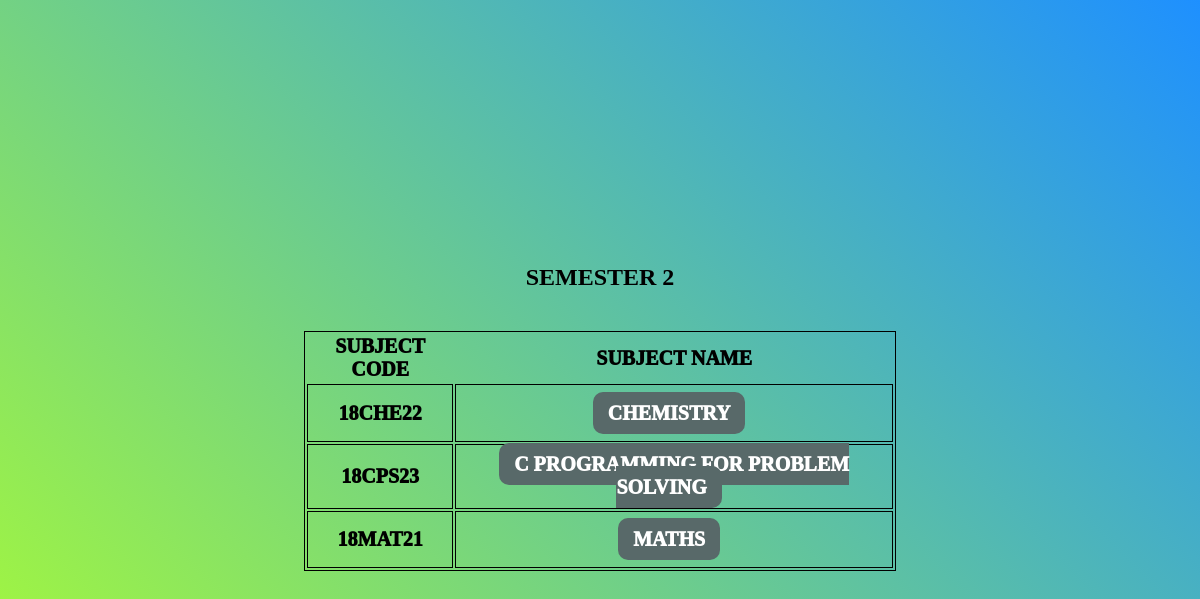
The app's page /Learning/SEM 1.php?no=2 with its own data.
### tables this page shows
CREATE TABLE `subjects` (
  `scode` varchar(12) NOT NULL,
  `sname` varchar(100) NOT NULL,
  `sem` int(11) NOT NULL
);

### Learning/SEM 1.php (the view, shortened to what this page needs)
<?php
require_once 'dbconnect.php';
$no = $_GET['no'];
$selectQuery = "select  *  from subjects where sem=$no";
$squery = mysqli_query($conn, $selectQuery);
 ?>
<!DOCTYPE html>
<html>
   <head><link rel="stylesheet" href="style.css"></head>
<body>
   <h2> SEMESTER <?php echo $no;?></h2>
   <table style="width: 50%" align="center">
      <tr>
         <th>SUBJECT CODE</th>
         <th>SUBJECT NAME</th>
      </tr>
      <?php
			 while (($result = mysqli_fetch_assoc($squery))) {
			 ?>
      <tr>
         <td align="center"><?php echo $result['scode'];?></td>
         <td align="center"><a href="dash.php?no=<?php echo $result['scode'];?>"><?php echo $result['sname'];?></a></td>
      </tr>
      <?php
          }
			 ?>
   </table>
</body>
</html>

### Learning/style.css (style rules this page uses)
body { background: linear-gradient(45deg,greenyellow, dodgerblue); display: flex; justify-content: center; align-items: center; height: 100vh; flex-direction: column; }
* { font-family: cursive; box-sizing: padding-box; }
h2 { text-align: center; margin-bottom: 40px; }
a { background: rgb(88, 105, 105); padding: 10px 15px; color: #fff; border-radius: 10px; margin-right: 10px; margin-bottom: 10px; border: none; text-decoration: none; }

### Learning/SEM 1.php (style rules this page uses)
table, td { border: 1px solid; height:30%; }
td,th { font-size: 20px; font-weight: 1000; }

### records on screen
subjects: scode "18CHE22", sname "CHEMISTRY"
subjects: scode "18CPS23", sname "C PROGRAMMING FOR PROBLEM SOLVING"
subjects: scode "18MAT21", sname "MATHS"

### other values on screen
$no "2"
